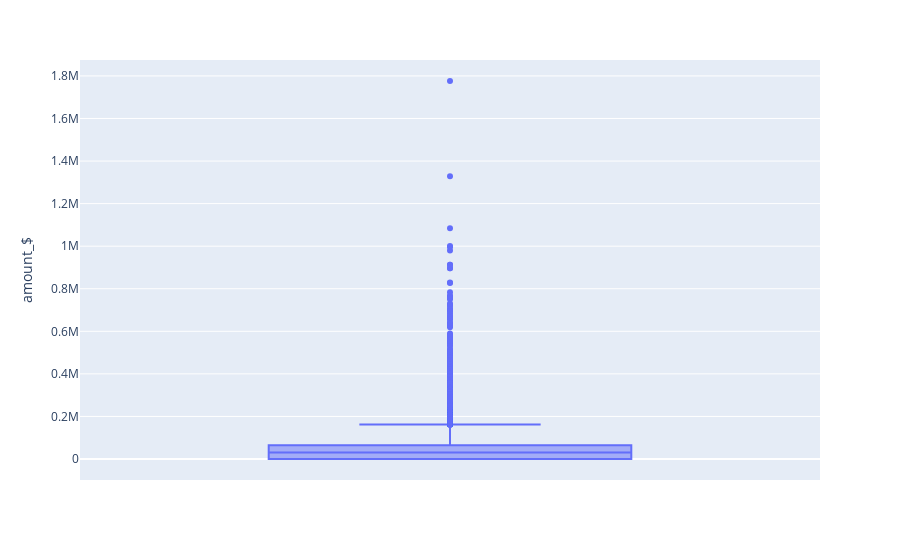

Here is the notebook cell this chart was saved with:
### Code cell
# Check price outliers
px.box(data_frame=df_ml_dummies_humanos, y='amount_$')

### Figure 1 — Plotly figure (JSON) as saved in the notebook; plotly's stock layout.template omitted (floating-point values rounded to 4 significant figures; data arrays with more than 128 entries replaced by an {"elided": "..."} marker saying what was removed)
{"data": [{"alignmentgroup": "True", "hovertemplate": "amount_$=%{y}<extra></extra>", "legendgroup": "", "marker": {"color": "#636efa"}, "name": "", "notched": false, "offsetgroup": "", "orientation": "v", "showlegend": false, "type": "box", "x0": " ", "xaxis": "x", "y": {"elided": "15829 float values"}, "y0": " ", "yaxis": "y"}], "layout": {"boxmode": "group", "legend": {"tracegroupgap": 0}, "margin": {"t": 60}, "xaxis": {"anchor": "y", "domain": [0, 1]}, "yaxis": {"anchor": "x", "domain": [0, 1], "title": {"text": "amount_$"}}}}
